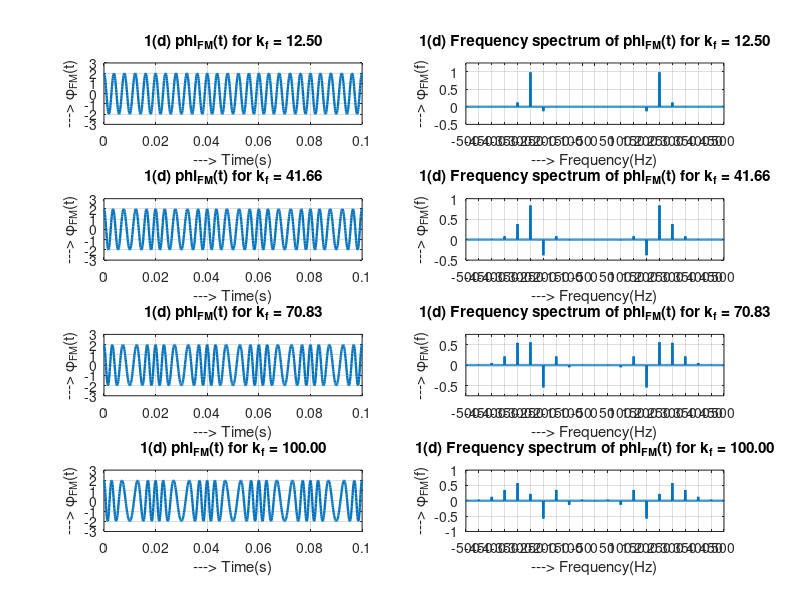

Recreate this plot in MATLAB.
clear all; close all; clc;

Am = 1;         Ac = 2;     %Parameters
fm = 50;        fc = 250;
fs = 10000;      df = 1;
t = [0:fs-1]*1/fs;          %Time vector

%<====== 1(d) ======>
kfs = [12.5 41.66 70.83 100];

f = [-fs/2:fs/2-1]*df;

plotNo = 1;
for i=1:4
    phi_t = Ac*fmmod(Am*cos(2*pi*fm*t), fc, fs, kfs(i)*Am);
    subplot(4,2,plotNo);
    plot(t, phi_t, 'LineWidth', 1.7);
    xlabel('---> Time(s)');    ylabel('---> \phi_{FM}(t)');
    title(sprintf('1(d) phi_{FM}(t) for k_f = %.2f', kfs(i)));
    xlim([0 0.1]);  ylim([-3 3]);
    grid on;
    plotNo = plotNo + 1;
    fftphi = fftshift(fft(phi_t))/length(phi_t);
    subplot(4,2,plotNo);
    plot(f, real(fftphi), 'LineWidth', 1.7);
    xlabel('---> Frequency(Hz)');    ylabel('---> \phi_{FM}(f)');
    title(sprintf('1(d) Frequency spectrum of phi_{FM}(t) for k_f = %.2f', kfs(i)));
    xlim([-500 500]); 
    xticks(-800:50:800);  yticks(-1:0.5:1);
    if i == 1
        ylim([-0.5 1.25]);
    elseif i == 2
        ylim([-0.5 1]);
    elseif i == 3
        ylim([-0.75 0.75]);
    else
        ylim([-1 1]);
    end
    grid on
    plotNo = plotNo + 1;
end
